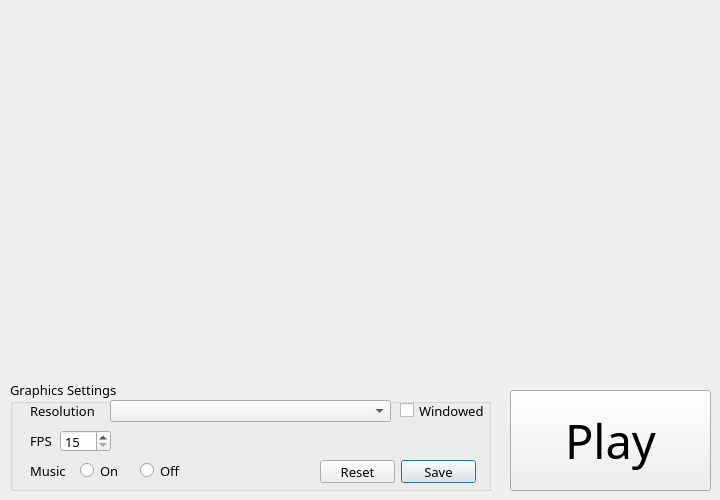
<?xml version="1.0" encoding="UTF-8"?>
<ui version="4.0">
 <class>Main_Window</class>
 <widget class="QDialog" name="Main_Window">
  <property name="geometry">
   <rect>
    <x>0</x>
    <y>0</y>
    <width>720</width>
    <height>500</height>
   </rect>
  </property>
  <property name="minimumSize">
   <size>
    <width>720</width>
    <height>500</height>
   </size>
  </property>
  <property name="maximumSize">
   <size>
    <width>720</width>
    <height>500</height>
   </size>
  </property>
  <property name="font">
   <font>
    <family>Unifont</family>
    <pointsize>12</pointsize>
   </font>
  </property>
  <property name="windowTitle">
   <string>Howard Good</string>
  </property>
  <property name="windowIcon">
   <iconset>
    <normaloff>Launcher Asset/Logo.png</normaloff>Launcher Asset/Logo.png</iconset>
  </property>
  <property name="locale">
   <locale language="English" country="UnitedStates"/>
  </property>
  <widget class="QPushButton" name="Button_Play">
   <property name="enabled">
    <bool>true</bool>
   </property>
   <property name="geometry">
    <rect>
     <x>510</x>
     <y>390</y>
     <width>201</width>
     <height>101</height>
    </rect>
   </property>
   <property name="font">
    <font>
     <family>Unifont</family>
     <pointsize>35</pointsize>
     <kerning>true</kerning>
    </font>
   </property>
   <property name="text">
    <string>Play</string>
   </property>
   <property name="checkable">
    <bool>false</bool>
   </property>
  </widget>
  <widget class="QLabel" name="Background">
   <property name="geometry">
    <rect>
     <x>10</x>
     <y>11</y>
     <width>701</width>
     <height>351</height>
    </rect>
   </property>
   <property name="text">
    <string/>
   </property>
   <property name="pixmap">
    <pixmap>Launcher Asset/launcher bg.jpg</pixmap>
   </property>
   <property name="scaledContents">
    <bool>true</bool>
   </property>
   <property name="alignment">
    <set>Qt::AlignCenter</set>
   </property>
  </widget>
  <widget class="QGroupBox" name="Graphics_Settings">
   <property name="enabled">
    <bool>true</bool>
   </property>
   <property name="geometry">
    <rect>
     <x>10</x>
     <y>380</y>
     <width>481</width>
     <height>111</height>
    </rect>
   </property>
   <property name="font">
    <font>
     <family>Unifont</family>
     <pointsize>10</pointsize>
     <weight>50</weight>
     <italic>false</italic>
     <bold>false</bold>
     <strikeout>false</strikeout>
     <kerning>true</kerning>
    </font>
   </property>
   <property name="mouseTracking">
    <bool>false</bool>
   </property>
   <property name="acceptDrops">
    <bool>false</bool>
   </property>
   <property name="title">
    <string>Graphics Settings</string>
   </property>
   <property name="flat">
    <bool>false</bool>
   </property>
   <property name="checkable">
    <bool>false</bool>
   </property>
   <property name="checked">
    <bool>false</bool>
   </property>
   <widget class="QLabel" name="label_Resolution">
    <property name="geometry">
     <rect>
      <x>20</x>
      <y>20</y>
      <width>81</width>
      <height>21</height>
     </rect>
    </property>
    <property name="font">
     <font>
      <family>Unifont</family>
      <pointsize>10</pointsize>
      <weight>50</weight>
      <italic>false</italic>
      <bold>false</bold>
      <strikeout>false</strikeout>
      <kerning>true</kerning>
     </font>
    </property>
    <property name="text">
     <string>Resolution</string>
    </property>
   </widget>
   <widget class="QComboBox" name="Resolution_Settings">
    <property name="geometry">
     <rect>
      <x>100</x>
      <y>20</y>
      <width>281</width>
      <height>22</height>
     </rect>
    </property>
   </widget>
   <widget class="QCheckBox" name="Windowed_Settings">
    <property name="geometry">
     <rect>
      <x>390</x>
      <y>20</y>
      <width>91</width>
      <height>21</height>
     </rect>
    </property>
    <property name="text">
     <string>Windowed</string>
    </property>
    <property name="checkable">
     <bool>true</bool>
    </property>
    <property name="checked">
     <bool>false</bool>
    </property>
   </widget>
   <widget class="QLabel" name="label_FPS">
    <property name="geometry">
     <rect>
      <x>20</x>
      <y>50</y>
      <width>81</width>
      <height>21</height>
     </rect>
    </property>
    <property name="layoutDirection">
     <enum>Qt::LeftToRight</enum>
    </property>
    <property name="text">
     <string>FPS</string>
    </property>
   </widget>
   <widget class="QSpinBox" name="FPS_Settings">
    <property name="geometry">
     <rect>
      <x>50</x>
      <y>50</y>
      <width>51</width>
      <height>22</height>
     </rect>
    </property>
    <property name="minimum">
     <number>15</number>
    </property>
    <property name="maximum">
     <number>200</number>
    </property>
   </widget>
   <widget class="QDialogButtonBox" name="Button_Graphics">
    <property name="geometry">
     <rect>
      <x>310</x>
      <y>80</y>
      <width>156</width>
      <height>23</height>
     </rect>
    </property>
    <property name="standardButtons">
     <set>QDialogButtonBox::Reset|QDialogButtonBox::Save</set>
    </property>
   </widget>
   <widget class="QLabel" name="label_Music">
    <property name="geometry">
     <rect>
      <x>20</x>
      <y>80</y>
      <width>47</width>
      <height>21</height>
     </rect>
    </property>
    <property name="text">
     <string>Music</string>
    </property>
   </widget>
   <widget class="QRadioButton" name="Music_On">
    <property name="geometry">
     <rect>
      <x>70</x>
      <y>80</y>
      <width>83</width>
      <height>21</height>
     </rect>
    </property>
    <property name="text">
     <string>On</string>
    </property>
   </widget>
   <widget class="QRadioButton" name="Music_Off">
    <property name="geometry">
     <rect>
      <x>130</x>
      <y>80</y>
      <width>83</width>
      <height>21</height>
     </rect>
    </property>
    <property name="text">
     <string>Off</string>
    </property>
   </widget>
  </widget>
 </widget>
 <resources/>
 <connections/>
</ui>
